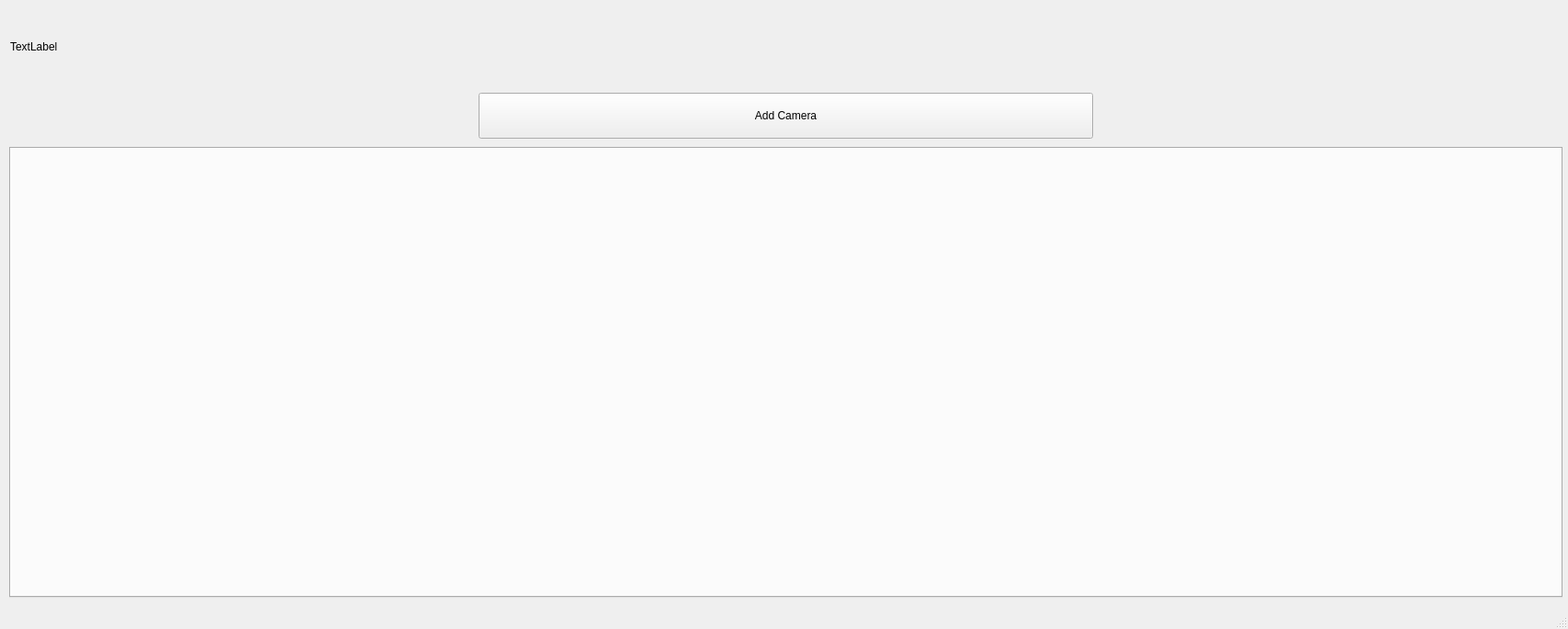
<?xml version="1.0" encoding="UTF-8"?>
<ui version="4.0">
 <class>MainWindow</class>
 <widget class="QMainWindow" name="MainWindow">
  <property name="geometry">
   <rect>
    <x>0</x>
    <y>0</y>
    <width>1707</width>
    <height>685</height>
   </rect>
  </property>
  <property name="minimumSize">
   <size>
    <width>1707</width>
    <height>685</height>
   </size>
  </property>
  <property name="windowTitle">
   <string>MainWindow</string>
  </property>
  <widget class="QWidget" name="centralwidget">
   <widget class="QLabel" name="logo">
    <property name="geometry">
     <rect>
      <x>11</x>
      <y>11</y>
      <width>839</width>
      <height>80</height>
     </rect>
    </property>
    <property name="text">
     <string>TextLabel</string>
    </property>
   </widget>
   <widget class="QWidget" name="horizontalLayoutWidget">
    <property name="geometry">
     <rect>
      <x>10</x>
      <y>100</y>
      <width>1691</width>
      <height>52</height>
     </rect>
    </property>
    <layout class="QHBoxLayout" name="horizontalLayout">
     <item>
      <spacer name="horizontalSpacer_2">
       <property name="orientation">
        <enum>Qt::Horizontal</enum>
       </property>
       <property name="sizeHint" stdset="0">
        <size>
         <width>40</width>
         <height>20</height>
        </size>
       </property>
      </spacer>
     </item>
     <item>
      <widget class="QPushButton" name="connect">
       <property name="minimumSize">
        <size>
         <width>669</width>
         <height>50</height>
        </size>
       </property>
       <property name="text">
        <string>Add Camera</string>
       </property>
       <property name="icon">
        <iconset resource="mainwindow.qrc">
         <normaloff>:/images/add-camera.png</normaloff>:/images/add-camera.png</iconset>
       </property>
       <property name="iconSize">
        <size>
         <width>35</width>
         <height>35</height>
        </size>
       </property>
      </widget>
     </item>
     <item>
      <spacer name="horizontalSpacer">
       <property name="orientation">
        <enum>Qt::Horizontal</enum>
       </property>
       <property name="sizeHint" stdset="0">
        <size>
         <width>40</width>
         <height>20</height>
        </size>
       </property>
      </spacer>
     </item>
    </layout>
   </widget>
   <widget class="QWidget" name="horizontalLayoutWidget_2">
    <property name="geometry">
     <rect>
      <x>10</x>
      <y>160</y>
      <width>1691</width>
      <height>491</height>
     </rect>
    </property>
    <layout class="QHBoxLayout" name="horizontalLayout_2">
     <item>
      <widget class="QTabWidget" name="tabWidget">
       <property name="currentIndex">
        <number>-1</number>
       </property>
      </widget>
     </item>
    </layout>
   </widget>
  </widget>
  <widget class="QMenuBar" name="menubar">
   <property name="geometry">
    <rect>
     <x>0</x>
     <y>0</y>
     <width>1707</width>
     <height>26</height>
    </rect>
   </property>
  </widget>
  <widget class="QStatusBar" name="statusbar"/>
 </widget>
 <resources>
  <include location="mainwindow.qrc"/>
 </resources>
 <connections/>
</ui>
